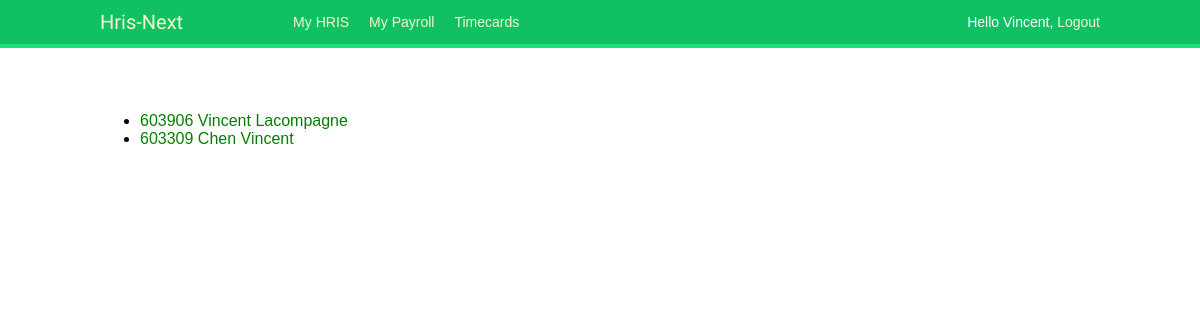
/hris/ (signed in), run on the app's committed database.
### hris/models.py (models this page shows, shortened)
class Employee(models.Model):
    first_name = models.CharField(max_length=50, help_text='Enter employee\'s first name')
    last_name = models.CharField(max_length=50, help_text='Enter employee\'s last name')
    birthdate = models.DateField()
    sin_number = models.IntegerField()
    salary = models.DecimalField(max_digits = 16, decimal_places = 5)
    employee_number = models.IntegerField()
    hire_date = models.DateField()
    street_no = models.CharField(max_length=10, default=' ',help_text='Enter employee\'s address')
    street_name = models.CharField(max_length=50, default=' ',help_text='Enter employee\'s address')
    city = models.CharField(max_length=50, default=' ', help_text='Enter employee\'s address')
    post_code = models.CharField(max_length=7, default=' ',help_text='Enter employee\'s postal code')
    class Meta:
        ordering = ['last_name', 'first_name','birthdate']

### hris/views.py (the view)
# urls.py: path('', views.index, name='index'),
@login_required(login_url='/accounts/login')
def index(request):
    latest_employees_list = Employee.objects.all()
    context = {
        'latest_employees_list' : latest_employees_list ,
    }
    return render(request, 'hris/index.html', context=context)

### hris/templates/hris/index.html
{% extends "base_generic.html" %}
{% load static %}
{% block content %}
<link rel="stylesheet" type="text/css" href="{% static 'hris/style.css' %}">
<br>
{% if latest_employees_list %}
    <ul>
    {% for employee in latest_employees_list %}
        <li><a href="{% url "hris:employee-detail" employee.id %}">{{ employee.employee_number }}  {{ employee.first_name }}  {{ employee.last_name }}</a></li>
    {% endfor %}
            <br>
    </ul>
{% else %}
    <p>No employee are available.</p>
{% endif %}
<br>
{% endblock %}

### templates/base_generic.html (shortened to what this page needs)
{% load static %}
<!DOCTYPE html>
<html>
<head>
  <link href="{% static "css/base.css" %}" rel="stylesheet">
</head>
<body>
  <div id="header">
    <span class="logo" <a href="{% url "hris:index" %}">Hris-Next</span>
    {% if request.user.is_authenticated %}
      <ul class="menu">
        <li {% if section == "hris" %}class="selected"{% endif %}>
          <a href="{% url "hris:index" %}">My HRIS</a>
        </li>
        <li {% if section == "payroll" %}class="selected"{% endif %}>
          <a href="{% url "payroll:index" %}">My Payroll</a>
        </li>
        <li {% if section == "timecards" %}class="selected"{% endif %}>
          <a href="{% url "timecards:allcards-list" %}"> Timecards</a>
        </li>
      </ul>
    {% endif %}
    <span class="user">
      {% if request.user.is_authenticated %}
        Hello {{ request.user.first_name }},
        <a href="{% url "logout" %}">Logout</a>
      {% else %}
        <a href="{% url "login" %}">Log-in</a>
      {% endif %}
    </span>
  </div>
  <div id="content">
    {% block content %}
    {% endblock %}
  </div>
</body>
</html>

### static/css/base.css (style rules this page uses)
body { margin:0; padding:0; font-family:helvetica, sans-serif; }
a { color:#12c064; text-decoration:none; }
#header { padding:10px 100px; font-size:14px; background:#12c064; color:#fff; border-bottom:4px solid #1cdf78; overflow:auto; }
#header .logo { font-family: 'Muli', sans-serif; float:left; color:#f3f7cc; font-size:20px; margin-right:10%; }
#header ul.menu { list-style:none; float:left; margin:0; padding:0; }
#header ul.menu li { float:left; padding:4px 10px; }
#header a { color:#f3f7cc; }
#header .user { float:right; padding-top:4px; }
#content { padding:30px 100px; }

### static/hris/style.css (style rules this page uses)
li a { color: green; }
body { background: white url("images/background.gif") no-repeat; }

### data on the page
Employee: employee_number "603906", first_name "Vincent", last_name "Lacompagne"
Employee: employee_number "603309", first_name "Chen", last_name "Vincent"

### other printed values
{{ request.user.first_name }} "Vincent"
